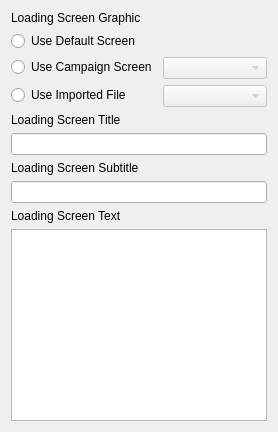
       <widget class="QWidget" name="tab_4">
        <attribute name="title">
         <string>Loading Screen</string>
        </attribute>
        <layout class="QVBoxLayout" name="verticalLayout_4">
         <item>
          <widget class="QLabel" name="label_7">
           <property name="text">
            <string>Loading Screen Graphic</string>
           </property>
          </widget>
         </item>
         <item>
          <layout class="QFormLayout" name="formLayout_3">
           <item row="0" column="0">
            <widget class="QRadioButton" name="useDefaultLoadingScreen">
             <property name="text">
              <string>Use Default Screen</string>
             </property>
             <attribute name="buttonGroup">
              <string notr="true">loadingScreenGraphicGroup</string>
             </attribute>
            </widget>
           </item>
           <item row="1" column="0">
            <widget class="QRadioButton" name="useCampaignLoadingScreen">
             <property name="text">
              <string>Use Campaign Screen</string>
             </property>
             <attribute name="buttonGroup">
              <string notr="true">loadingScreenGraphicGroup</string>
             </attribute>
            </widget>
           </item>
           <item row="2" column="0">
            <widget class="QRadioButton" name="useImportedLoadingScreen">
             <property name="text">
              <string>Use Imported File</string>
             </property>
             <attribute name="buttonGroup">
              <string notr="true">loadingScreenGraphicGroup</string>
             </attribute>
            </widget>
           </item>
           <item row="1" column="1">
            <widget class="QComboBox" name="campaignLoadingScreen">
             <property name="enabled">
              <bool>false</bool>
             </property>
             <property name="maxVisibleItems">
              <number>20</number>
             </property>
            </widget>
           </item>
           <item row="2" column="1">
            <widget class="QComboBox" name="importedLoadingScreen">
             <property name="enabled">
              <bool>false</bool>
             </property>
             <property name="maxVisibleItems">
              <number>20</number>
             </property>
            </widget>
           </item>
          </layout>
         </item>
         <item>
          <widget class="QLabel" name="label_14">
           <property name="text">
            <string>Loading Screen Title</string>
           </property>
          </widget>
         </item>
         <item>
          <widget class="QLineEdit" name="loadingScreenTitle"/>
         </item>
         <item>
          <widget class="QLabel" name="label_15">
           <property name="text">
            <string>Loading Screen Subtitle</string>
           </property>
          </widget>
         </item>
         <item>
          <widget class="QLineEdit" name="loadingScreenSubtitle"/>
         </item>
         <item>
          <widget class="QLabel" name="label_16">
           <property name="text">
            <string>Loading Screen Text</string>
           </property>
          </widget>
         </item>
         <item>
          <widget class="QPlainTextEdit" name="loadingScreenText"/>
         </item>
        </layout>
       </widget>
